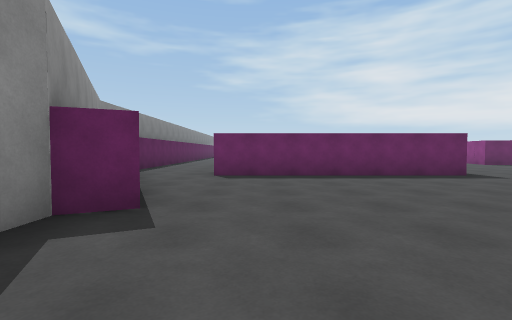
[1] (above)

24 first-person views from a walk through a Unity game level. The camera is 1.2 m above the floor, tilts 2° down and sees 85° across. The floor is counted in squares, 2 m on a side. Each view is taken from the middle of a square. On the plan, view 1 faces up. The plan holds only what a view shows up to about 9 squares ahead; the rest is blank. The place goes on beyond the plan.

[2]
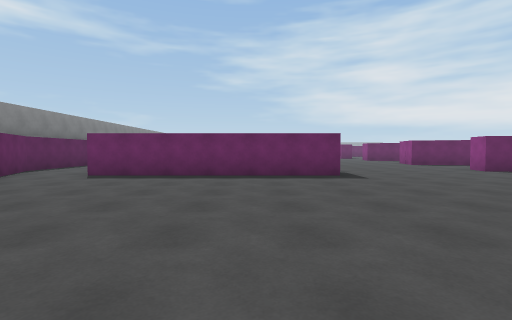

[3]
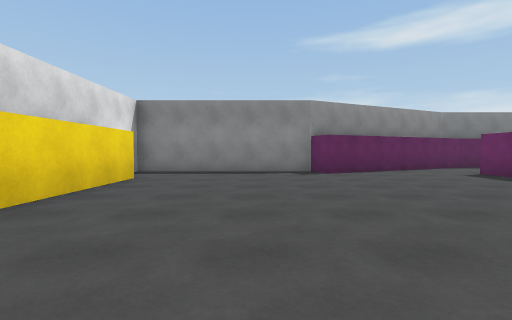

[4]
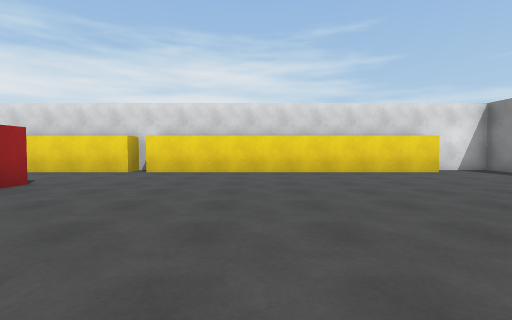

[5]
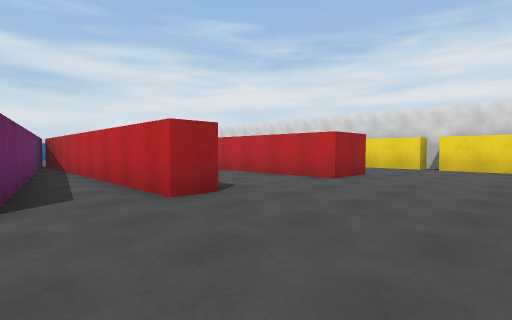

[6]
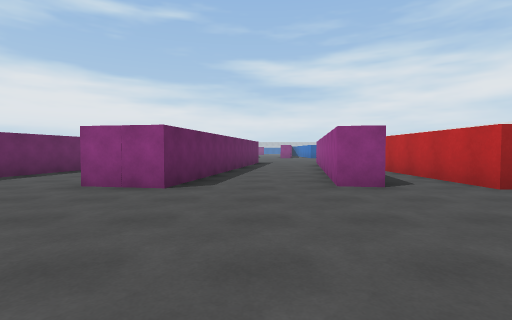

[7]
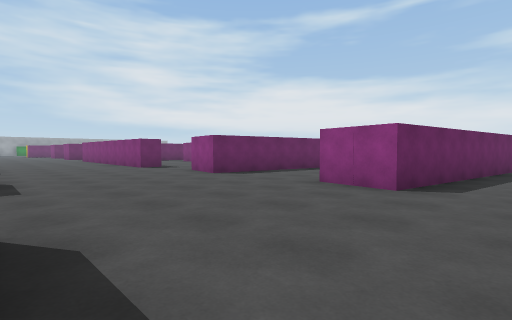

[8]
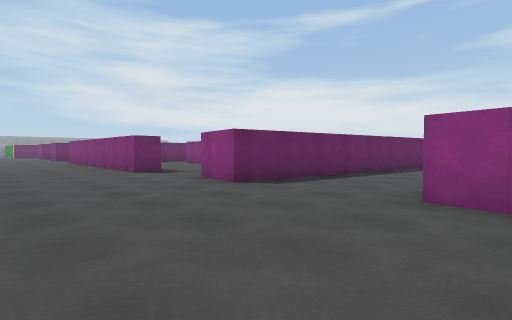

[9]
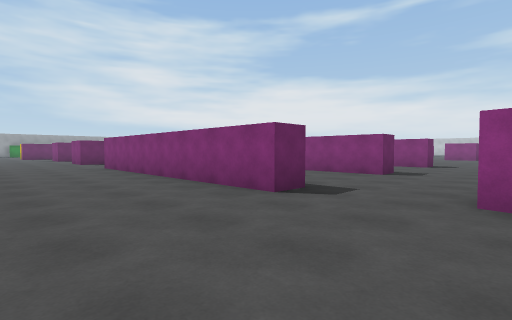

[10]
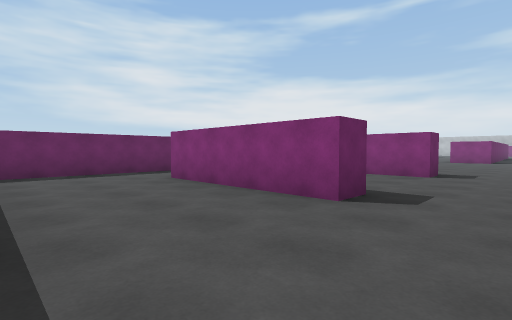

[11]
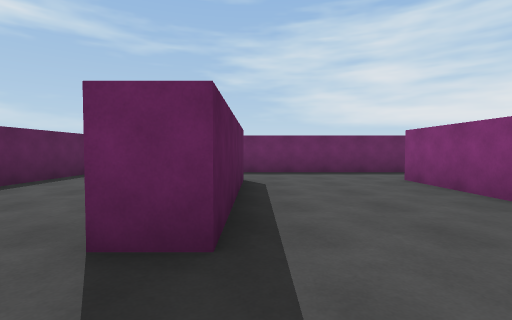

[12]
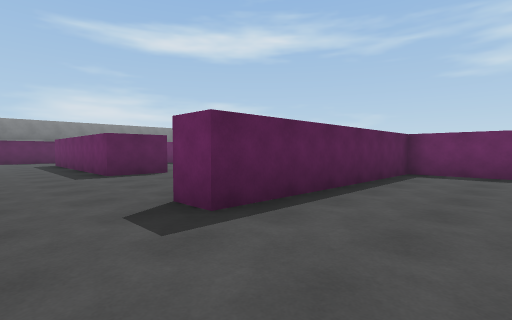

[13]
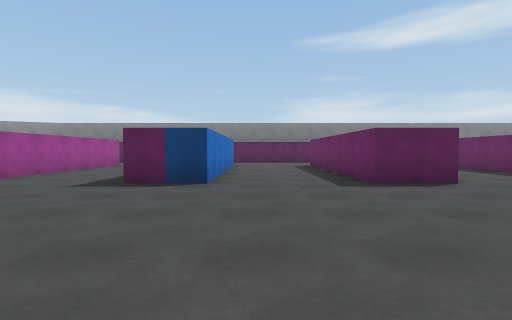

[14]
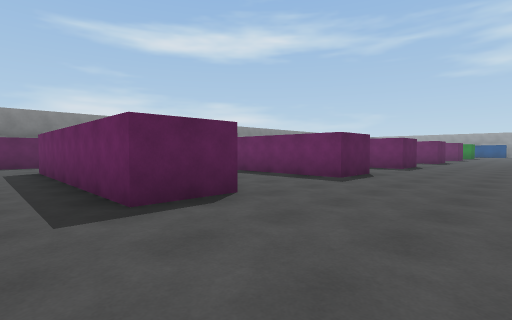

[15]
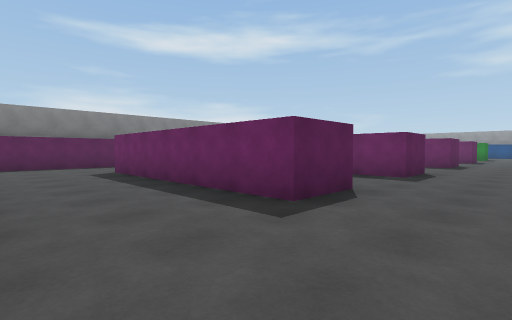

[16]
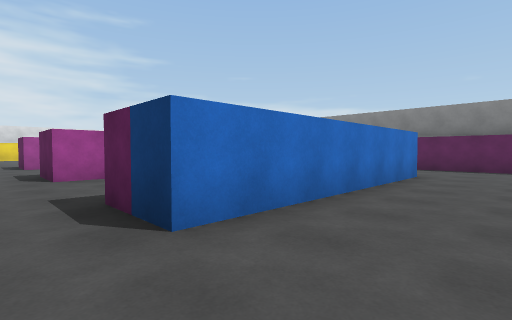

[17]
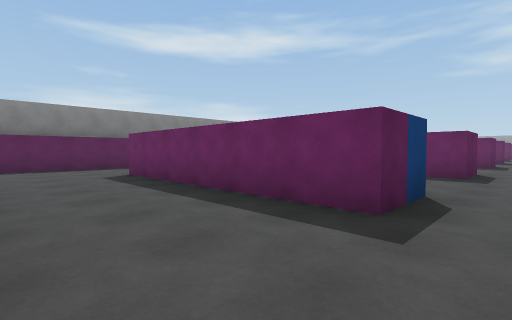

[18]
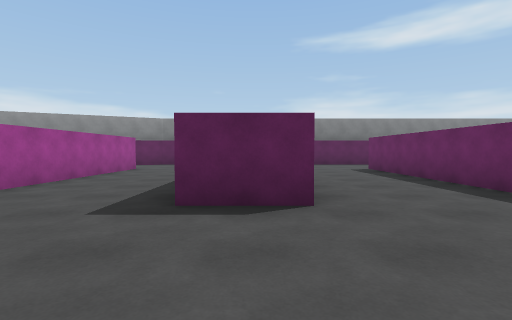

[19]
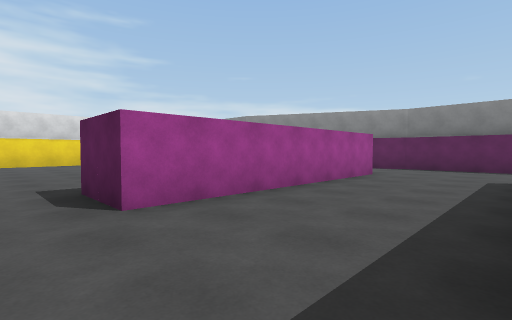

[20]
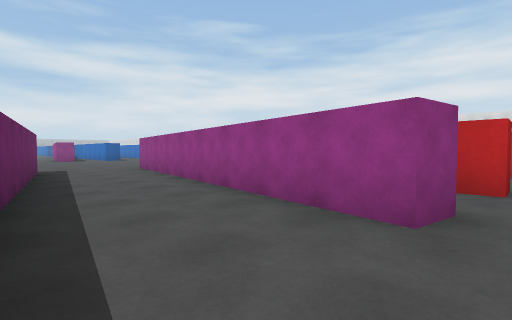

[21]
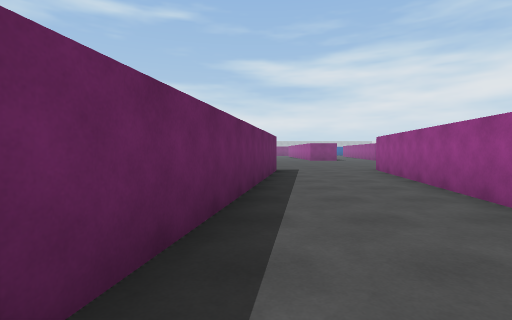

[22]
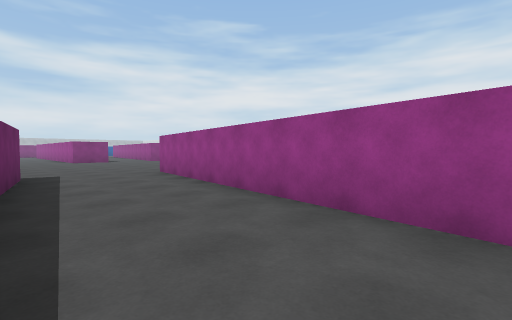

[23]
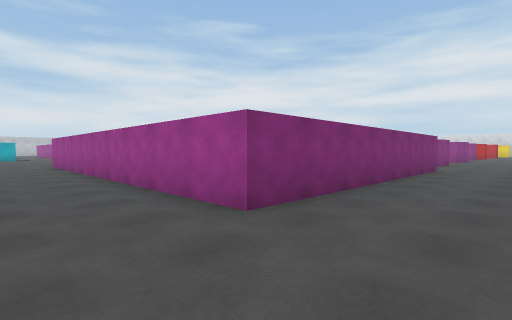

[24]
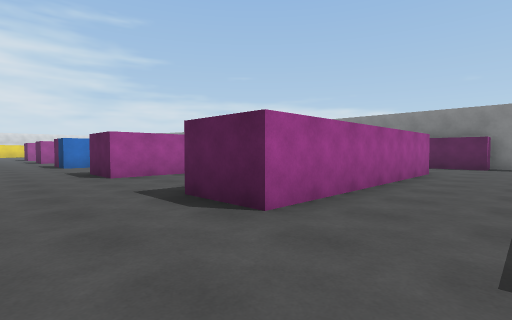

### Floor plan
Points are (right, up) in squares from view 1. A wall is a line through its corners. A room is listed if a view was taken in it or the views show most of it. See-through windows are left out.
Room 1 (views 1, 2, 3, 4, 5, 6, 7, 8, 9, 14, 15, 16, 17, 18, 19, 20, 21, 22, 23, 24)
walls: (1, 12.6) (5, 12.6) (5, 11.1); (-1.1, 17.1) (5, 17.1) (5, 15.6) (-1, 15.6); (-1, 8.1) (5, 8.1) (5, 6.6) (-1, 6.6); (11, 12.7) (12.5, 12.4); (11.6, 11) (9.4, 11.4) (9.7, 13); (-3.6, 10.6) (-3.6, 8.1) (-1.2, 2.9) (-1.9, 2.6) (-1.9, -2.4) (-0.4, -2.4); (3.1, 21.6) (5, 21.6) (5, 20.1) (-1, 20.1); (9.8, 19.6) (9, 19.6) (9, 27.1); (9.2, 5.5) (9.2, 6.3) (14.1, 6.3); (-3.6, 18.1) (-3.6, 13.4); (13.7, 15.2) (9.4, 16) (9.6, 17.4); (14.4, 7) (9.5, 7.9) (9.6, 8.6); (9, 1.1) (9, 2.6); (-1.1, 26.1) (5, 26.1) (5, 24.6) (-1, 24.6); (-0.1, -1.6) (8, -1.6); (5, 30.2) (5, 28.6) (3.8, 28.6)
ways out: opening at (8, 29) to room 2; opening at (8.7, 2) to room 2; opening at (9, 18.5) to room 2; opening at (11.5, 11.5) to room 2; opening at (-2.5, 16.5); opening at (-0.5, 22.6)
Room 2 (views 10, 11, 12, 13)
walls: (18.3, 14.4) (13.7, 15.2); (18.3, 9.9) (11.6, 11); (17.8, 19.6) (17, 19.6) (17, 23.6); (17.3, 6.5) (14.4, 7); (12.5, 12.4) (18.5, 11.3); (14.1, 6.3) (17, 6.3); (18.1, 25.6) (9.8, 25.6) (9.8, 19.6); (13.8, 23.5) (13.8, 19.6) (13, 19.6) (13, 23.6); (9.6, 8.6) (17.9, 7.2); (9, 2.6) (13.1, 2.6); (9, 27.1) (17.9, 27.1); (8.5, -1.6) (11.2, -1.6)
ways out: opening at (8, 29) to room 1; opening at (8.7, 2) to room 1; opening at (9, 18.5) to room 1; opening at (11.5, 11.5) to room 1

Positions as (right, up) in squares from view 1, and headings:
1: (0, 0), facing up
2: (3, 0), facing up
3: (6, 1), facing left
4: (5, 6), facing down
5: (6, 8), facing down-right
6: (5, 10), facing right
7: (5, 10), facing up-right
8: (6, 12), facing up-right
9: (6, 17), facing up-right
10: (10, 18), facing up-right
11: (14, 18), facing up
12: (12, 18), facing up-left
13: (10, 18), facing left
14: (8, 19), facing up-left
15: (7, 22), facing up-left
16: (6, 19), facing down-left
17: (6, 13), facing up-left
18: (8, 12), facing left
19: (6, 11), facing down-left
20: (9, 11), facing down-right
21: (10, 15), facing right
22: (11, 15), facing down-right
23: (7, 29), facing down-right
24: (7, 28), facing down-left
